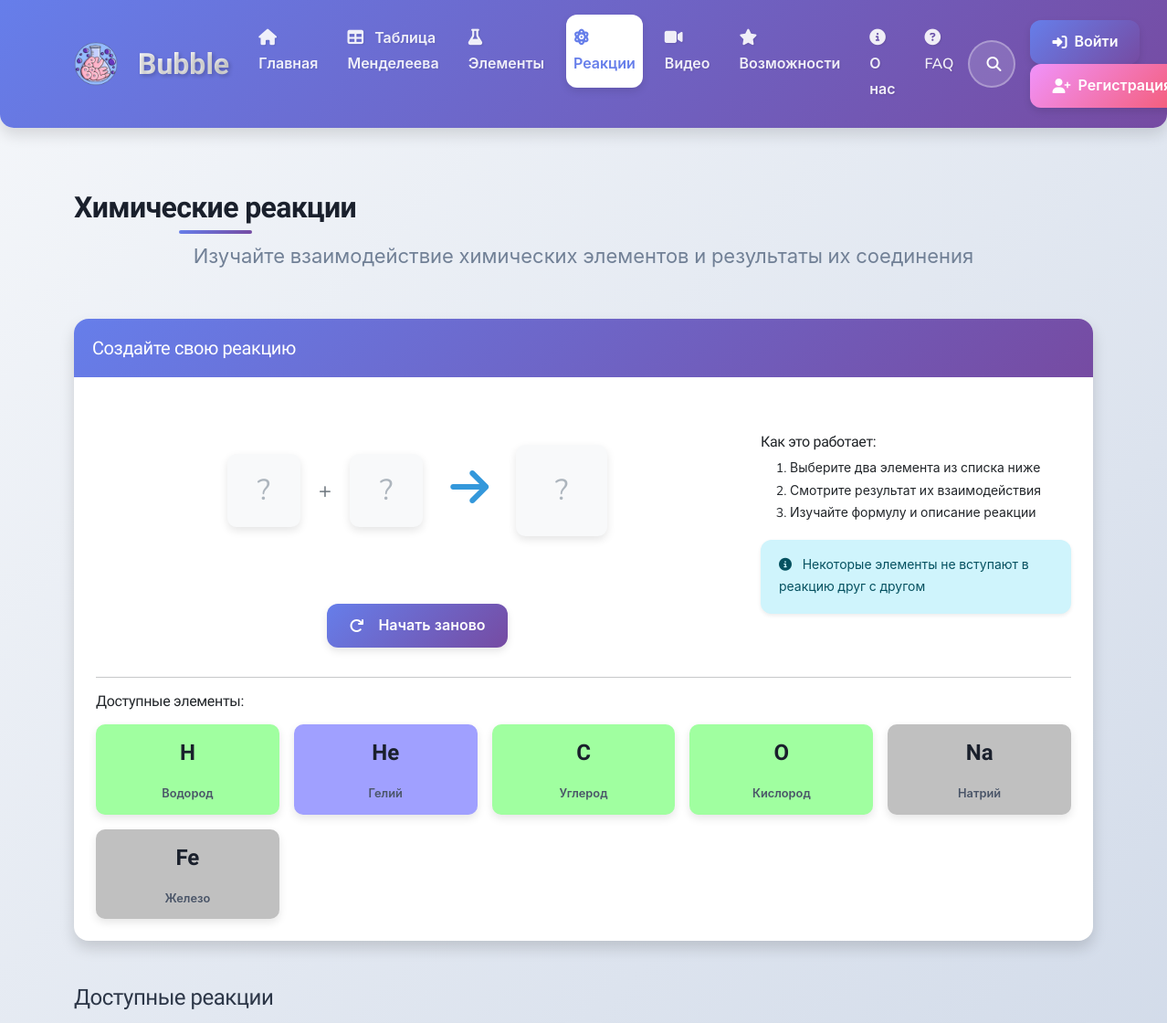
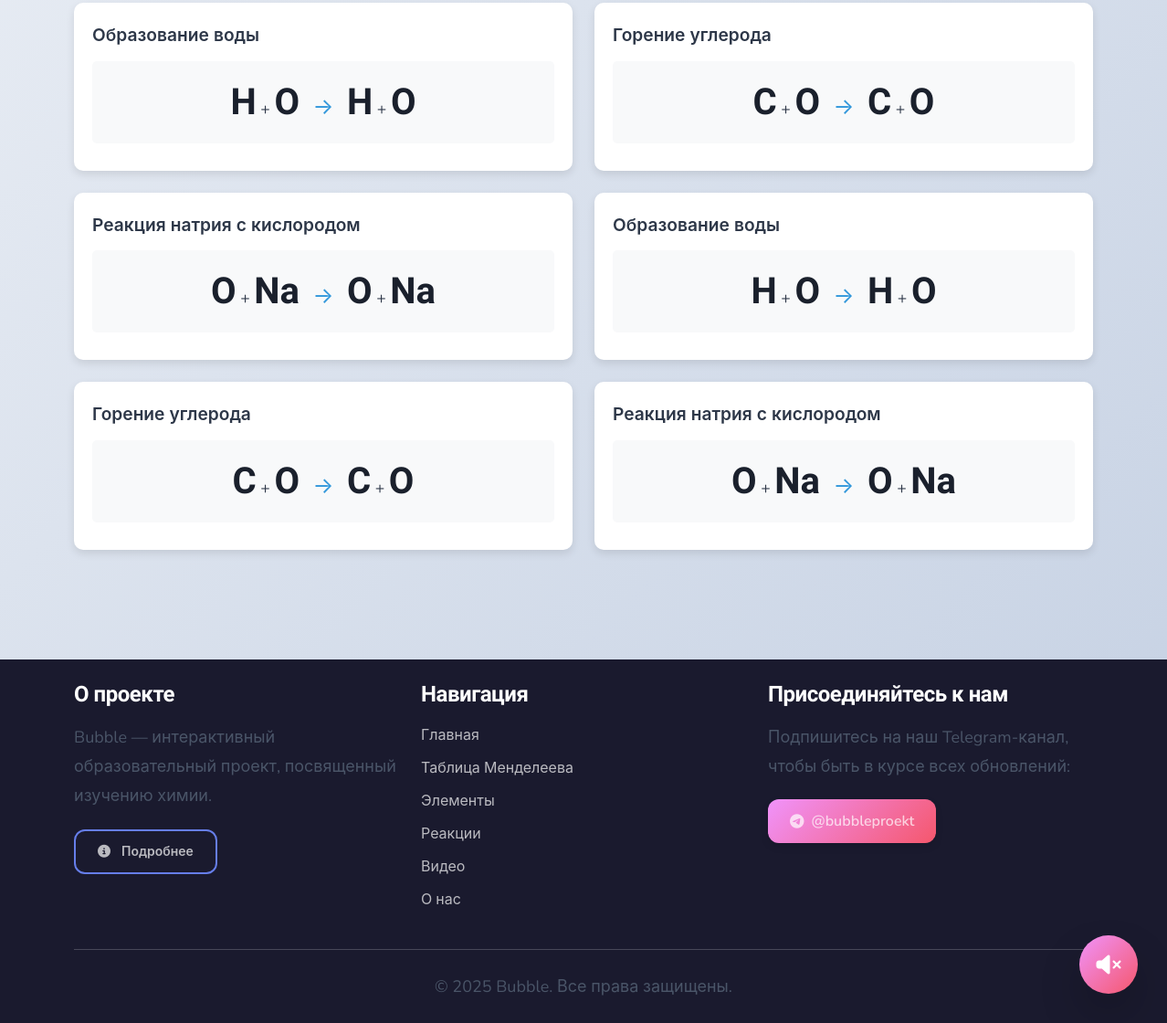
Before: /chemistry/reactions/ with the older database file (2 pictures, top to bottom).
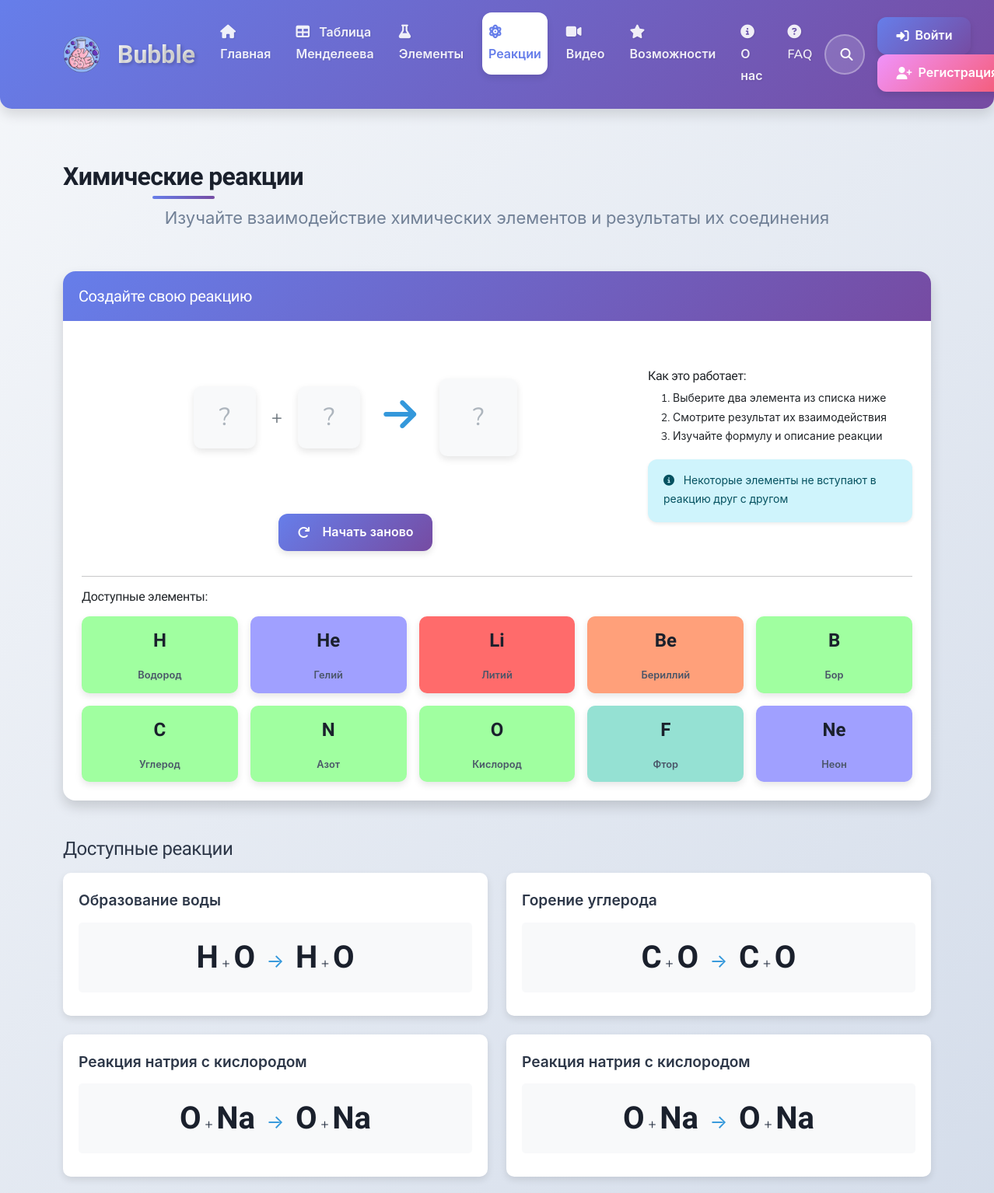
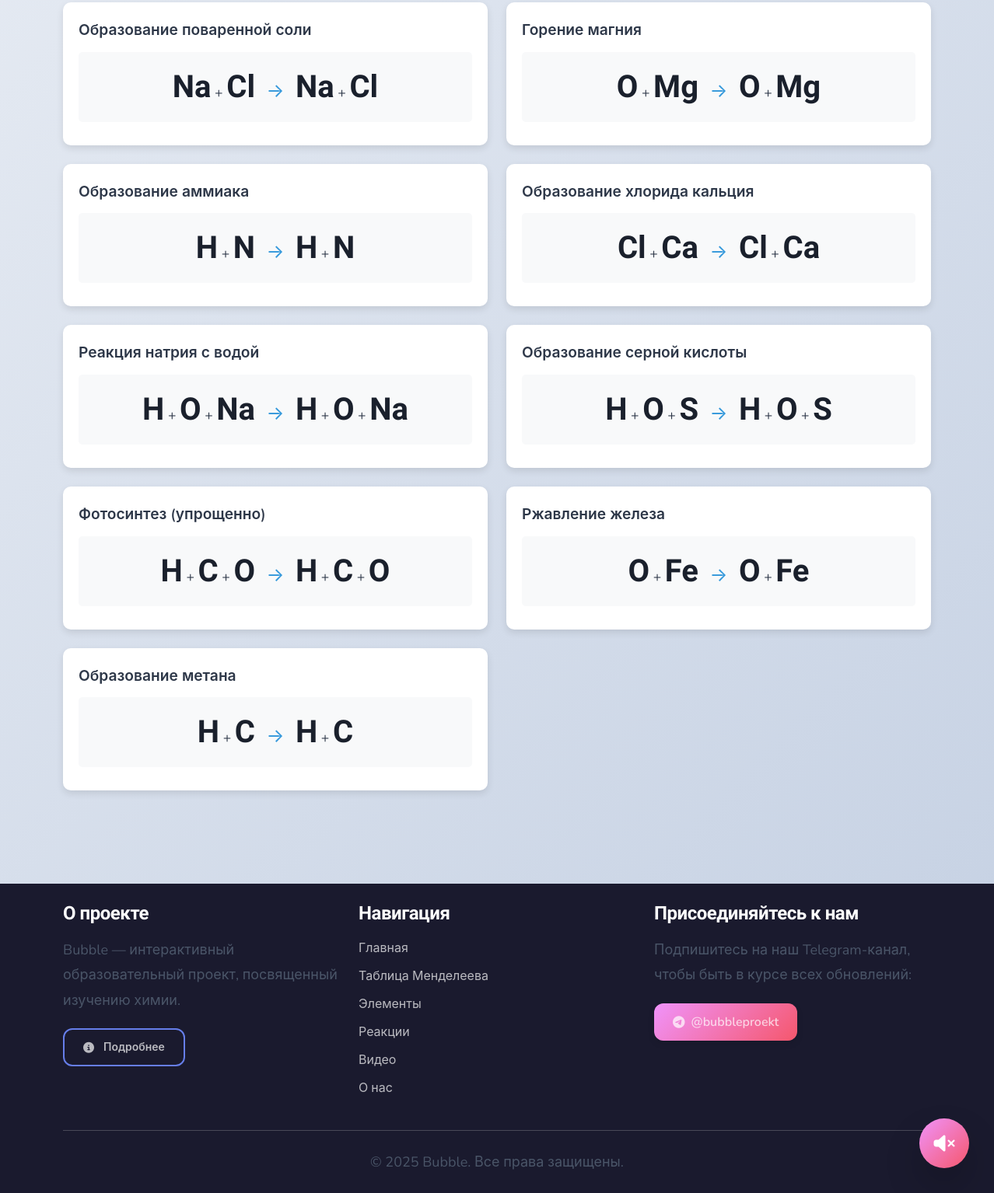
After: the same page with the newer database file (2 pictures, top to bottom).
### chemistry/models.py (models this page shows, shortened)
class Element(models.Model):
    STATE_CHOICES = [
        ('solid', _('Твёрдое')),
        ('liquid', _('Жидкое')),
        ('gas', _('Газообразное')),
    ]
    name = models.CharField(_('Название'), max_length=100)
    symbol = models.CharField(_('Символ'), max_length=3)
    atomic_number = models.PositiveSmallIntegerField(_('Атомный номер'), unique=True)
    atomic_weight = models.FloatField(_('Атомная масса'))
    group = models.PositiveSmallIntegerField(_('Группа'), null=True, blank=True)
    period = models.PositiveSmallIntegerField(_('Период'))
    category = models.ForeignKey(ElementCategory, on_delete=models.CASCADE,
                                 related_name='elements', verbose_name=_('Категория'))
    state = models.CharField(_('Агрегатное состояние'), max_length=10, choices=STATE_CHOICES, default='solid')
    image = models.ImageField(_('Изображение'), upload_to='elements/', blank=True, null=True)
    description = models.TextField(_('Описание'), blank=True)
    fun_facts = models.TextField(_('Интересные факты'), blank=True)
    is_active = models.BooleanField(_('Активен'), default=True)
    created_at = models.DateTimeField(_('Дата создания'), auto_now_add=True)
    updated_at = models.DateTimeField(_('Дата обновления'), auto_now=True)
    class Meta:
        verbose_name = _('Химический элемент')
        verbose_name_plural = _('Химические элементы')
        ordering = ['atomic_number']

class ChemicalReaction(models.Model):
    name = models.CharField(_('Название'), max_length=200)
    reactants = models.ManyToManyField(Element, related_name='reactions_as_reactant',
                                        verbose_name=_('Реагенты'))
    products = models.ManyToManyField(Element, related_name='reactions_as_product',
                                      verbose_name=_('Продукты'))
    reaction_formula = models.CharField(_('Формула реакции'), max_length=255)
    description = models.TextField(_('Описание'), blank=True)
    video = models.FileField(_('Видео реакции'), upload_to='reaction_videos/', blank=True, null=True)
    image = models.ImageField(_('Изображение'), upload_to='reaction_images/', blank=True, null=True)
    is_active = models.BooleanField(_('Активна'), default=True)
    class Meta:
        verbose_name = _('Химическая реакция')
        verbose_name_plural = _('Химические реакции')

### chemistry/views.py (the view)
# urls.py: path('reactions/', views.reaction_list, name='reaction_list'),
def reaction_list(request):
    reactions = ChemicalReaction.objects.filter(is_active=True).prefetch_related('reactants', 'products').order_by('id')
    paginator = Paginator(reactions, 20)
    page = request.GET.get('page')
    reactions = paginator.get_page(page)
    elements = Element.objects.filter(is_active=True).select_related('category')[:10]
    return render(request, 'chemistry/reaction_list.html', {
        'reactions': reactions,
        'elements': elements
    })

### templates/chemistry/reaction_list.html (shortened to what the changed rows need)
{% extends 'base/base.html' %}
{% load i18n %}
{% load static %}
{% block content %}
<div class="container py-4">
    <div class="reaction-intro mb-5">
        <h1 class="bubble-section-title text-center mb-3">{% trans "Химические реакции" %}</h1>
    </div>
    <div class="interactive-reaction mb-5">
        <div class="card shadow">
            <div class="card-body">
                <div class="available-elements">
                    <div class="row row-cols-2 row-cols-sm-3 row-cols-md-5 g-3">
                        {% for element in elements %}
                        <div class="col">
                            <div class="element-card-small" data-element-id="{{ element.id }}" style="background-color: {{ element.category.color }}">
                                <div class="element-symbol">{{ element.symbol }}</div>
                                <div class="element-name">{{ element.name }}</div>
                            </div>
                        </div>
                        {% empty %}
                        <div class="col-12">
                            <div class="alert alert-warning">
                                {% trans "Элементы не найдены. Пожалуйста, добавьте элементы через админ-панель." %}
                            </div>
                        </div>
                        {% endfor %}
                    </div>
                </div>
            </div>
        </div>
    </div>
    <div class="all-reactions mb-4">
        <div class="row g-4">
            {% for reaction in reactions %}
            <div class="col-md-6">
                <div class="reaction-card">
                    <a href="{% url 'chemistry:reaction_detail' reaction.id %}">
                        <div class="reaction-title">{{ reaction.name }}</div>
                        <div class="reaction-equation">
                            {% for reactant in reaction.reactants.all %}
                            {% if not forloop.first %} + {% endif %}
                            <span class="element-symbol">{{ reactant.symbol }}</span>
                            {% endfor %}
                            <span class="reaction-arrow">→</span>
                            {% for product in reaction.products.all %}
                            {% if not forloop.first %} + {% endif %}
                            <span class="element-symbol">{{ product.symbol }}</span>
                            {% endfor %}
                        </div>
                    </a>
                </div>
            </div>
            {% endfor %}
        </div>
    </div>
</div>
{% endblock %}

Changed rows visible on the page:
removed ChemicalReaction: name "Образование воды", Element (symbol "H"), Element (symbol "O")
removed ChemicalReaction: name "Горение углерода", Element (symbol "C"), Element (symbol "O")
no longer on one of the page's lists (row unchanged): Element: symbol "Na", name "Натрий"
no longer on one of the page's lists (row unchanged): Element: symbol "Fe", name "Железо"
added Element: symbol "Li", name "Литий", shown under "Доступные элементы:"
added Element: symbol "Be", name "Бериллий", shown under "Доступные элементы:"
added Element: symbol "B", name "Бор", shown under "Доступные элементы:"
added Element: symbol "N", name "Азот"
added Element: symbol "F", name "Фтор", shown under "Доступные элементы:"
added Element: symbol "Ne", name "Неон", shown under "Доступные элементы:"
added ChemicalReaction: name "Образование поваренной соли", Element (symbol "Na")
added Element: symbol "Cl"
added ChemicalReaction: name "Горение магния", Element (symbol "O")
added Element: symbol "Mg"
added ChemicalReaction: name "Образование аммиака", Element (symbol "H")
added ChemicalReaction: name "Образование хлорида кальция"
added Element: symbol "Ca"
added ChemicalReaction: name "Реакция натрия с водой", Element (symbol "H"), Element (symbol "O"), Element (symbol "Na")
added ChemicalReaction: name "Образование серной кислоты", Element (symbol "H"), Element (symbol "O")
added Element: symbol "S"
added ChemicalReaction: name "Фотосинтез (упрощенно)", Element (symbol "H"), Element (symbol "C"), Element (symbol "O")
added ChemicalReaction: name "Ржавление железа", Element (symbol "O"), Element (symbol "Fe")
added ChemicalReaction: name "Образование метана", Element (symbol "H"), Element (symbol "C")
